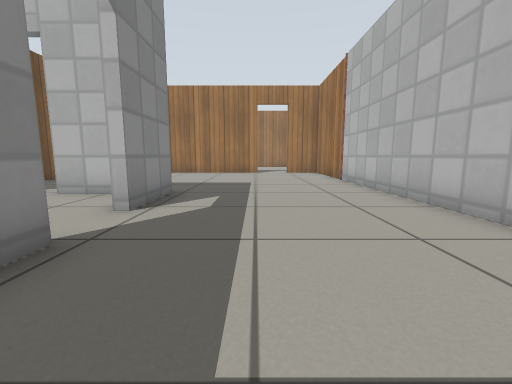
View 1 (above)

17 first-person views from a walk through a robot-simulator world made for Gazebo. The camera is 0.5 m above the floor, tilts 8° down and sees 90° across. The floor is counted in squares, 0.5 m on a side. Each view is taken from the middle of a square. On the plan, view 1 faces up. The plan holds only what a view shows up to about 11 squares ahead; the rest is blank. Gazebo's built-in surfaces are drawn with simple patterns.

View 2
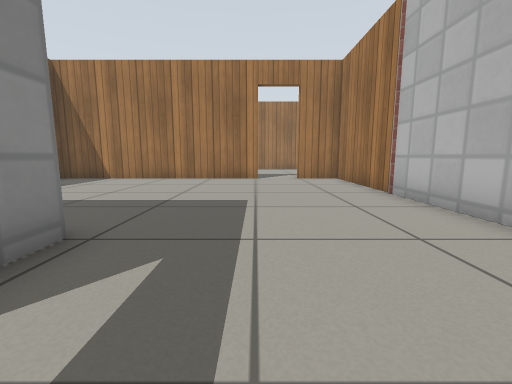

View 3
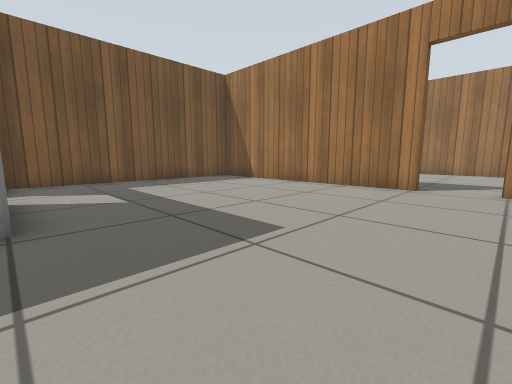

View 4
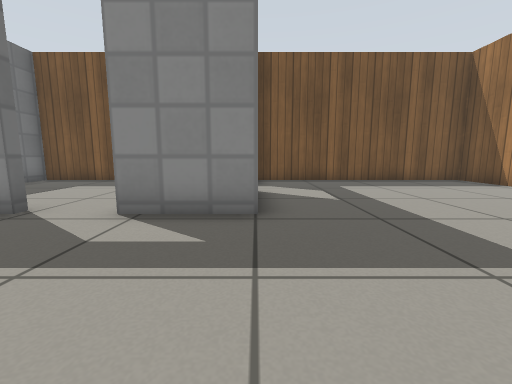

View 5
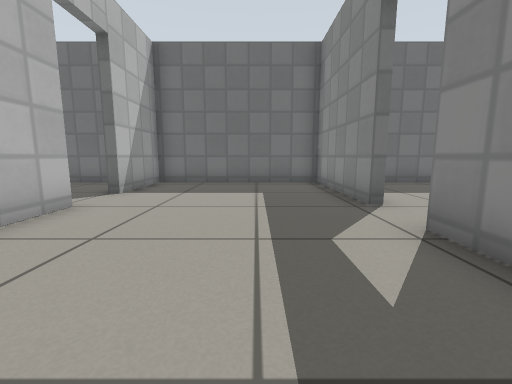

View 6
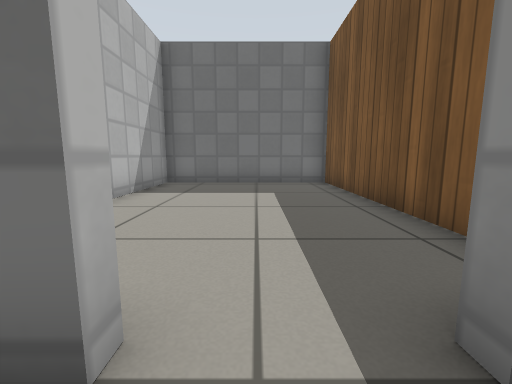

View 7
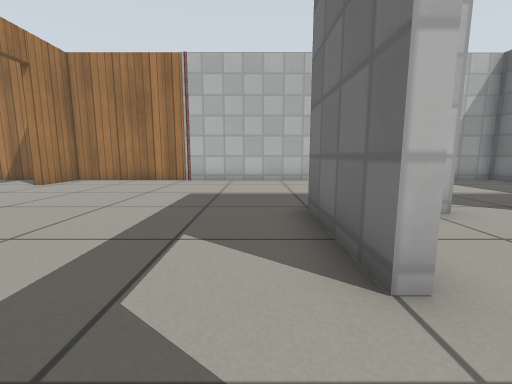

View 8
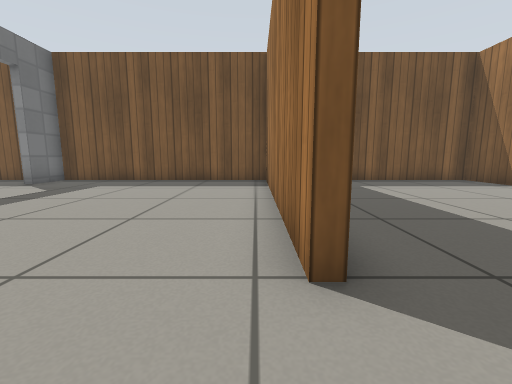

View 9
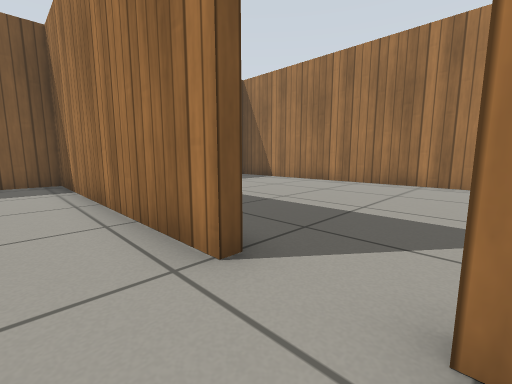

View 10
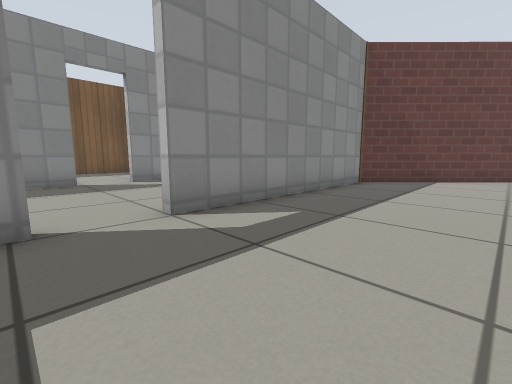

View 11
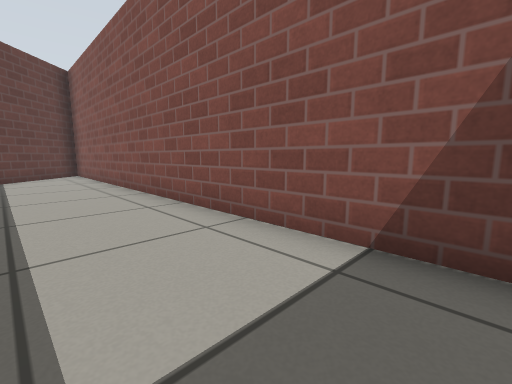

View 12
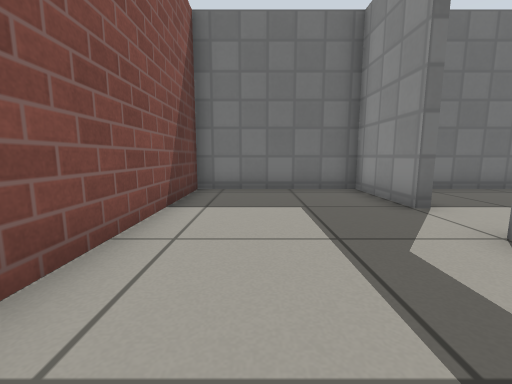

View 13
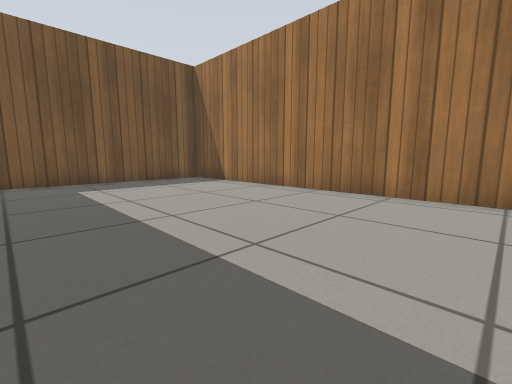

View 14
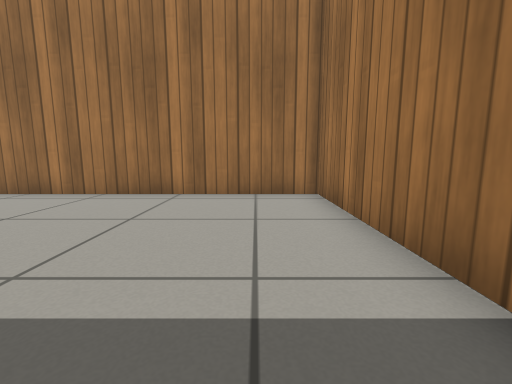

View 15
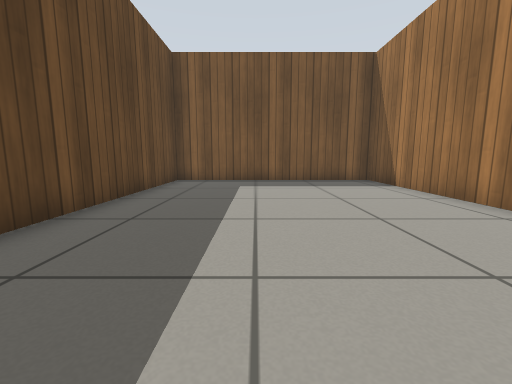

View 16
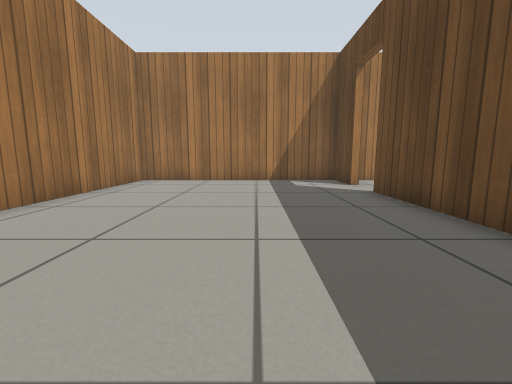

View 17
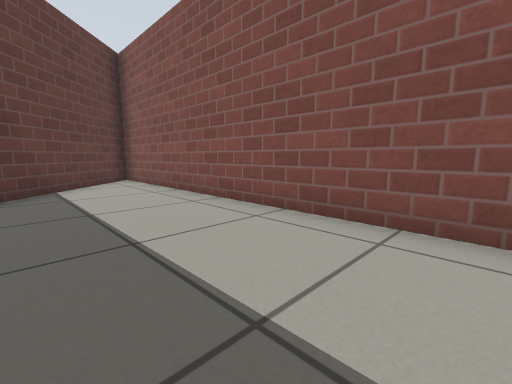

### Floor plan
Points are (right, up) in squares from view 1. A wall is a line through its corners. A room is listed if a view was taken in it or the views show most of it. See-through windows are left out.
Room 1 (views 1, 2, 3, 4, 5, 6, 7, 8, 9)
walls: (-5.3, 7) (-2.3, 7) (-2.3, 4.5); (-2.3, 2.8) (-2.3, -1.7) (3.6, -1.7) (3.6, 1.2); (0.1, 15.4) (-8.6, 15.4) (-8.6, 7) (-7.1, 7); (3.6, 2.9) (3.6, 15.4) (1.9, 15.4)
ways out: open door at (4, 2.5) to room 2; open door at (1, 15.8) to room 3; open door at (-6.5, 7) to room 4; open door at (-2.3, 3.7) to room 4
Room 2 (views 10, 11, 12, 17)
walls: (4, 1.2) (4, -1.7) (8.8, -1.7) (8.8, 15.5) (3.9, 10.7) (4, 3)
ways out: open door at (4, 2.5) to room 1
Room 3 (views 13, 14, 15, 16)
walls: (1.9, 15.7) (3.6, 15.7) (3.6, 23.7) (-8.6, 23.7) (-8.6, 15.7) (0.1, 15.7)
ways out: open door at (1, 15.8) to room 1
Room 4 (no view inside)
walls: (-2.8, 2.8) (-2.3, 2.8); (-8.6, 5.4) (-8.6, -1.7) (-2.6, -1.7) (-2.6, 2.1); (-3.7, 6.7) (-5.3, 6.7)
ways out: open door at (-6.5, 7) to room 1; open door at (-2.3, 3.7) to room 1

Where each view was taken, in squares from view 1:
view 1: 0 up, 0 right, facing up
view 2: 4 up, 0 right, facing up
view 3: 7 up, 2 right, facing up-left
view 4: 7 up, 2 right, facing left
view 5: 8 up, 0 right, facing down
view 6: 8 up, 6 left, facing down
view 7: 8 up, 7 left, facing right
view 8: 15 up, 2 right, facing left
view 9: 14 up, 2 right, facing up-left
view 10: 1 up, 8 right, facing up-left
view 11: 0 up, 6 right, facing up-right
view 12: 6 up, 7 right, facing down
view 13: 17 up, 2 right, facing up-left
view 14: 17 up, 2 right, facing up
view 15: 19 up, 2 right, facing left
view 16: 19 up, 7 left, facing right
view 17: 4 up, 5 right, facing up-right
